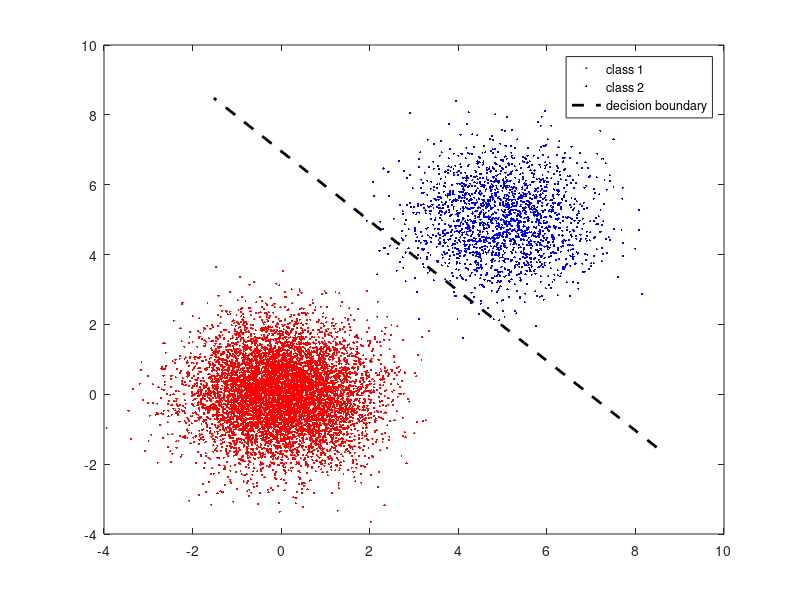
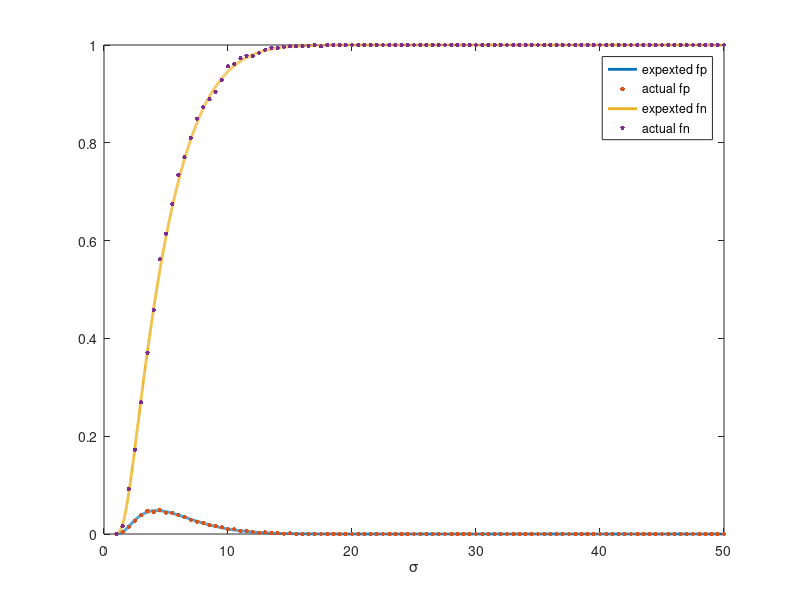

Recreate these plots in MATLAB, in order.
a = [5,5]; %signal
sigmas = 1:0.5:50;
%sigmas = [0.1,0.2,0.5,1,2,5,10,20,50,100,200,500]; %noise
d = length(a); %dimension
p_0 = 0.8; %prior belief in no signal
p_a = 1-p_0; %prior belief in signal

fps = zeros(size(sigmas));
fns = zeros(size(sigmas));

for i=1:length(sigmas) %noise
    
    sigma = sigmas(i);
    cov = sigma^2*eye(d);

    % random examples with no signal
    N = 10000;
    N1 = int16(N*p_0);
    N2 = N-N1;
    x1 = zeros(1,d)+mvnrnd(zeros(d,1), cov, N1);
    labels1_1 = zeros(N1,1); %label 0 indicates no signal, label 1 indicates signal

    % random examples with no signal
    x2 = a+mvnrnd(zeros(d,1), cov, N2);
    labels2_1 = zeros(N2,1);
    
    % plot gaussian blobs in 2-D
    if (d==2 && sigma==1)
        plot(x1(:,1),x1(:,2), 'r.', 'Markersize', 5);
        hold on;
        plot(x2(:,1),x2(:,2), 'b.', 'Markersize', 5);
        xx = -1:0.1:1;
        hold on;
        plot(a(1)/2+sigma^2*log(p_0/p_a)*cos(atan(a(2)/a(1)))-a(2).*xx, a(2)/2+sigma^2*log(p_0/p_a)*sin(atan(a(2)/a(1)))+a(1).*xx, 'k--', 'Linewidth', 2, 'Markersize', 10);
        legend('class 1', 'class 2', 'decision boundary');
    end

    % max likelihood predictor
    labels1_1(mvnpdf(x1, zeros(1,d), cov)*p_0 < mvnpdf(x1, a, cov)*p_a) = 1;
    labels2_1(mvnpdf(x2, zeros(1,d), cov)*p_0 < mvnpdf(x2, a, cov)*p_a) = 1;

    % for i=1:N
    %     if (mvnpdf(x1, zeros(d,1), cov)*p_0 >= mvnpdf(x1, a, cov)*p_a)
    %          labels(i)=1;
    %         fprintf("no signal\n");
    %     else
    %          labels(i)=2;
    %         fprintf("signal\n");
    %     end
    % end

    labels1_2 = zeros(N1,1);
    labels2_2 = zeros(N2,1);

    % decision boundary predictor
    labels1_2(x1*transpose(a) > norm(a)^2/2 + sigma^2*log(p_0/p_a)) = 1;
    labels2_2(x2*transpose(a) > norm(a)^2/2 + sigma^2*log(p_0/p_a)) = 1;

    % for i=1:N
    %     if (transpose(x1(i))*a <= norm(a)^2/2 + sigma^2*log(p_0/p_a))
    %         labels2(i)=1;
    %         fprintf("no signal\n");
    %     else
    %         labels2(i)=2;
    %         fprintf("signal\n");
    %     end   
    % end

    fp = sum(labels1_1)/length(labels1_1); %false positive rate
    fn = 1-sum(labels2_1)/length(labels2_1); %false negative rate

    %fprintf('false positive rate is %.6f\n', fp);
    %fprintf('false negative rate is %.6f\n', fn);
    
    
    fps(i) = fp;
    fns(i) = fn;
  
end



tt = min(sigmas):0.01:max(sigmas);
b = norm(a)/2+tt.^2.*log(p_0/p_a)./norm(a); %decision boundary

%plot fp
figure(2);
plot(tt, 1/2-1/2*erf(b./(sqrt(2).*tt)), '-', 'Linewidth', 2);
hold on;
plot(sigmas, fps, '.', 'Markersize', 10);
% xlabel('\sigma');
% legend('expexted fp', 'actual fp');

%plot fn
% figure(3);
hold on;
plot(tt, 1/2-1/2*erf(-(b-norm(a))./(sqrt(2).*tt)), '-', 'Linewidth', 2);
plot(sigmas, fns, '.', 'Markersize', 10);
xlabel('\sigma');
legend('expexted fp', 'actual fp', 'expexted fn', 'actual fn');
hold off;


